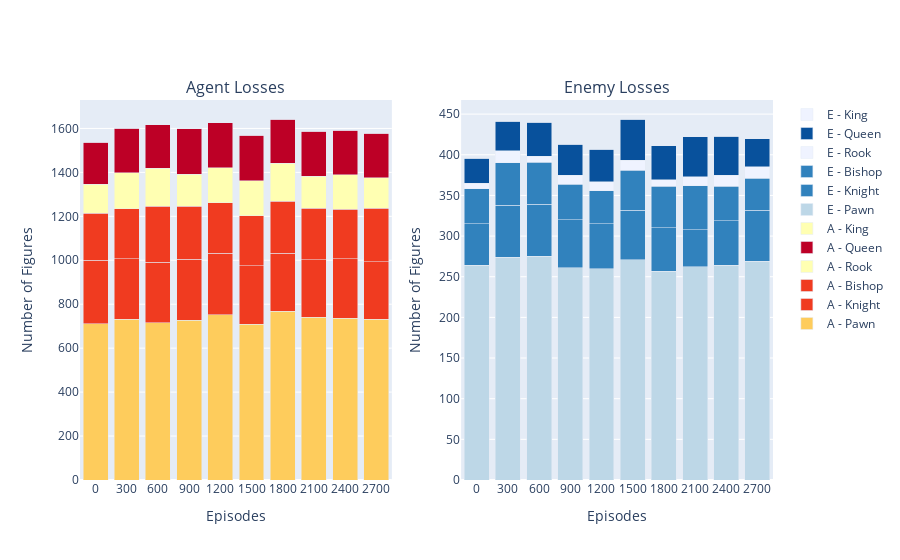

Notebook source saved alongside this figure:
### Code cell
whether_action_from_Q_table(Q_learning_results_stockfish)
plot_steps(Q_learning_results_stockfish["total_steps_per_episode"])
plot_points(Q_learning_results_stockfish["total_positive_points"])
plot_losses(Q_learning_results_stockfish["total_agent_losses_per_episode"], Q_learning_results_stockfish["total_enemy_losses_per_episode"])

### Figure 1 — Plotly figure (JSON) as saved in the notebook; plotly's stock layout.template omitted (floating-point values rounded to 4 significant figures)
{"data": [{"hoverinfo": "name+x+y", "marker": {"color": "rgb(254,204,92)"}, "name": "A - Pawn", "type": "bar", "x": [0, 300, 600, 900, 1200, 1500, 1800, 2100, 2400, 2700], "xaxis": "x", "y": [712, 731, 716, 728, 753, 708, 769, 741, 736, 732], "yaxis": "y"}, {"hoverinfo": "name+x+y", "marker": {"color": "rgb(240,59,32)"}, "name": "A - Knight", "type": "bar", "x": [0, 300, 600, 900, 1200, 1500, 1800, 2100, 2400, 2700], "xaxis": "x", "y": [288, 276, 276, 276, 278, 268, 264, 261, 270, 261], "yaxis": "y"}, {"hoverinfo": "name+x+y", "marker": {"color": "rgb(240,59,32)"}, "name": "A - Bishop", "type": "bar", "x": [0, 300, 600, 900, 1200, 1500, 1800, 2100, 2400, 2700], "xaxis": "x", "y": [214, 227, 255, 242, 231, 226, 235, 235, 227, 244], "yaxis": "y"}, {"hoverinfo": "name+x+y", "marker": {"color": "rgb(255,255,178)"}, "name": "A - Rook", "type": "bar", "x": [0, 300, 600, 900, 1200, 1500, 1800, 2100, 2400, 2700], "xaxis": "x", "y": [133, 164, 172, 145, 159, 161, 174, 146, 157, 138], "yaxis": "y"}, {"hoverinfo": "name+x+y", "marker": {"color": "rgb(189,0,38)"}, "name": "A - Queen", "type": "bar", "x": [0, 300, 600, 900, 1200, 1500, 1800, 2100, 2400, 2700], "xaxis": "x", "y": [191, 202, 197, 208, 205, 206, 201, 205, 202, 204], "yaxis": "y"}, {"hoverinfo": "name+x+y", "marker": {"color": "rgb(255,255,178)"}, "name": "A - King", "type": "bar", "x": [0, 300, 600, 900, 1200, 1500, 1800, 2100, 2400, 2700], "xaxis": "x", "y": [0, 0, 0, 0, 0, 0, 0, 0, 0, 0], "yaxis": "y"}, {"hoverinfo": "name+x+y", "marker": {"color": "rgb(189,215,231)"}, "name": "E - Pawn", "type": "bar", "x": [0, 300, 600, 900, 1200, 1500, 1800, 2100, 2400, 2700], "xaxis": "x2", "y": [264, 274, 275, 261, 260, 271, 257, 262, 264, 269], "yaxis": "y2"}, {"hoverinfo": "name+x+y", "marker": {"color": "rgb(49,130,189)"}, "name": "E - Knight", "type": "bar", "x": [0, 300, 600, 900, 1200, 1500, 1800, 2100, 2400, 2700], "xaxis": "x2", "y": [51, 64, 64, 59, 55, 61, 53, 46, 55, 63], "yaxis": "y2"}, {"hoverinfo": "name+x+y", "marker": {"color": "rgb(49,130,189)"}, "name": "E - Bishop", "type": "bar", "x": [0, 300, 600, 900, 1200, 1500, 1800, 2100, 2400, 2700], "xaxis": "x2", "y": [43, 52, 52, 44, 41, 49, 51, 54, 42, 39], "yaxis": "y2"}, {"hoverinfo": "name+x+y", "marker": {"color": "rgb(239,243,255)"}, "name": "E - Rook", "type": "bar", "x": [0, 300, 600, 900, 1200, 1500, 1800, 2100, 2400, 2700], "xaxis": "x2", "y": [7, 15, 7, 11, 11, 12, 8, 11, 14, 14], "yaxis": "y2"}, {"hoverinfo": "name+x+y", "marker": {"color": "rgb(8,81,156)"}, "name": "E - Queen", "type": "bar", "x": [0, 300, 600, 900, 1200, 1500, 1800, 2100, 2400, 2700], "xaxis": "x2", "y": [31, 36, 42, 38, 40, 51, 42, 49, 48, 35], "yaxis": "y2"}, {"hoverinfo": "name+x+y", "marker": {"color": "rgb(239,243,255)"}, "name": "E - King", "type": "bar", "x": [0, 300, 600, 900, 1200, 1500, 1800, 2100, 2400, 2700], "xaxis": "x2", "y": [0, 0, 0, 0, 0, 0, 0, 0, 0, 0], "yaxis": "y2"}], "layout": {"annotations": [{"font": {"size": 16}, "showarrow": false, "text": "Agent Losses", "x": 0.225, "xanchor": "center", "xref": "paper", "y": 1, "yanchor": "bottom", "yref": "paper"}, {"font": {"size": 16}, "showarrow": false, "text": "Enemy Losses", "x": 0.775, "xanchor": "center", "xref": "paper", "y": 1, "yanchor": "bottom", "yref": "paper"}], "barmode": "stack", "xaxis": {"anchor": "y", "domain": [0, 0.45], "ticktext": ["0", "300", "600", "900", "1200", "1500", "1800", "2100", "2400", "2700"], "tickvals": [0, 300, 600, 900, 1200, 1500, 1800, 2100, 2400, 2700], "title": {"text": "Episodes"}}, "xaxis2": {"anchor": "y2", "domain": [0.55, 1], "ticktext": ["0", "300", "600", "900", "1200", "1500", "1800", "2100", "2400", "2700"], "tickvals": [0, 300, 600, 900, 1200, 1500, 1800, 2100, 2400, 2700], "title": {"text": "Episodes"}}, "yaxis": {"anchor": "x", "domain": [0, 1], "title": {"text": "Number of Figures"}}, "yaxis2": {"anchor": "x2", "domain": [0, 1], "title": {"text": "Number of Figures"}}}}
